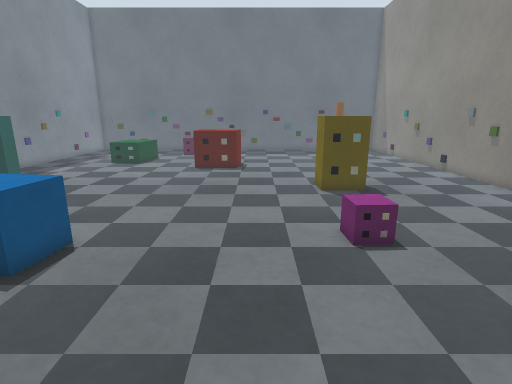
[1] (above)

21 first-person views from a walk through a Gazebo world. The camera is 0.36 m above the floor, tilts 14° down and sees 80° across. The floor is counted in squares, 0.1 m on a side. Each view is taken from the middle of a square. On the plan, view 1 faces up. The plan holds only what a view shows up to about 20 squares ahead; the rest is blank. Robots are left out.

[2]
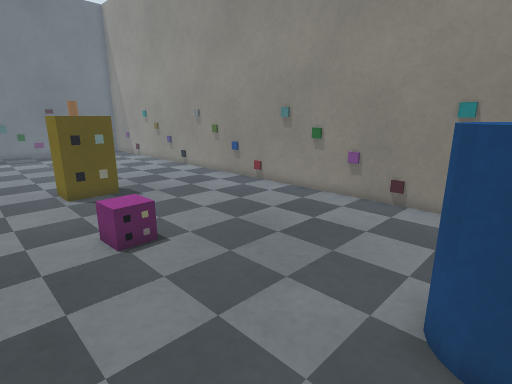

[3]
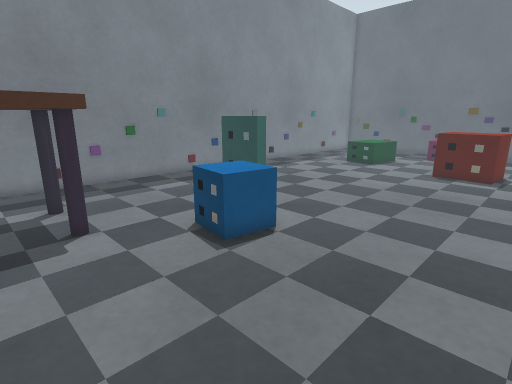

[4]
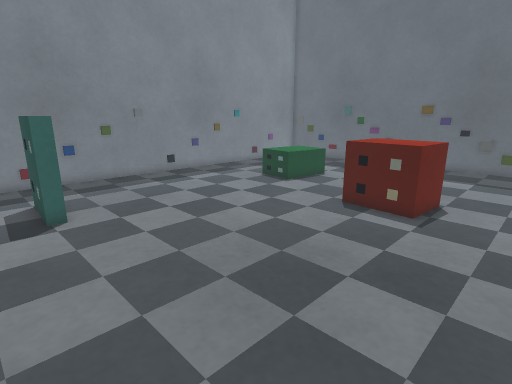

[5]
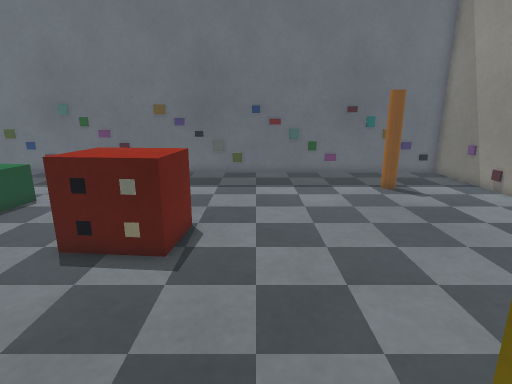

[6]
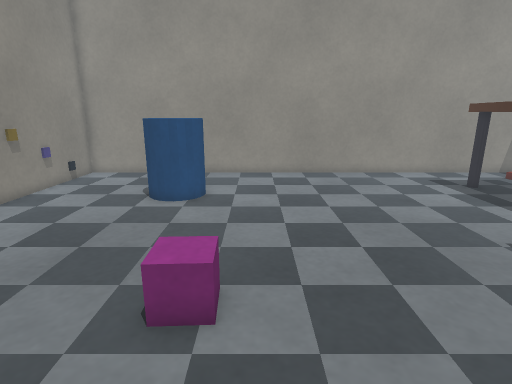

[7]
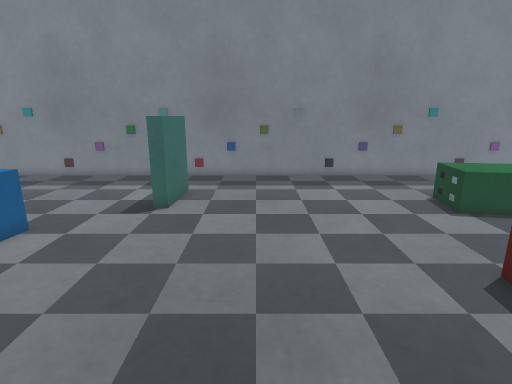

[8]
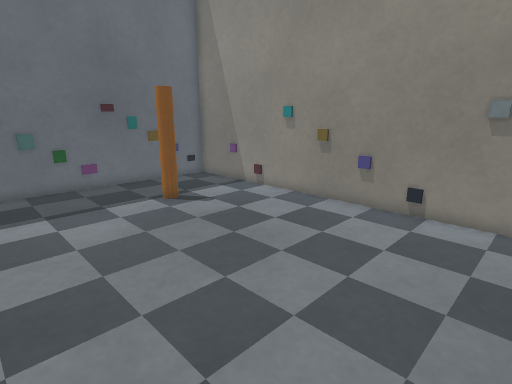

[9]
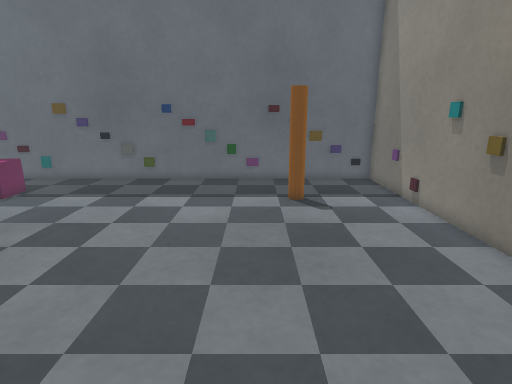

[10]
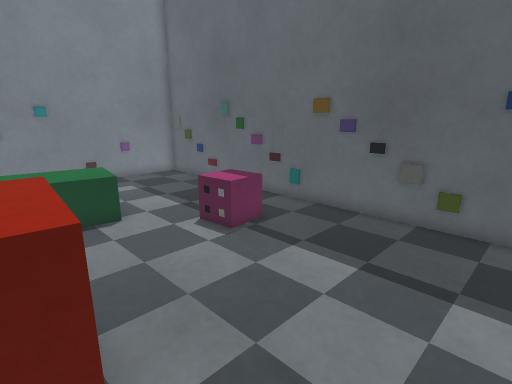

[11]
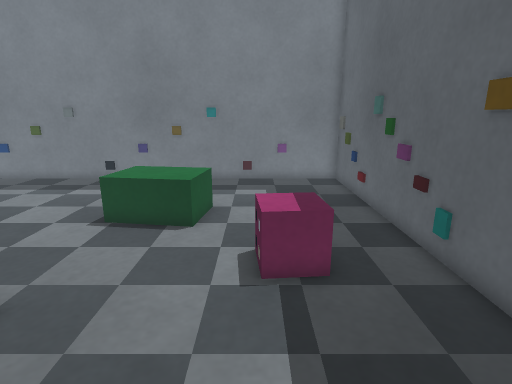

[12]
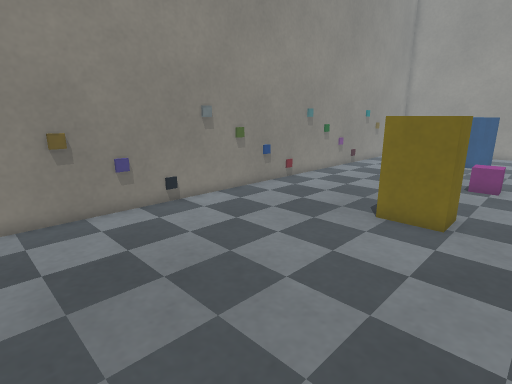

[13]
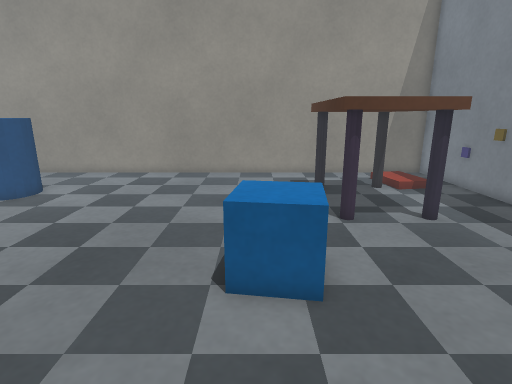

[14]
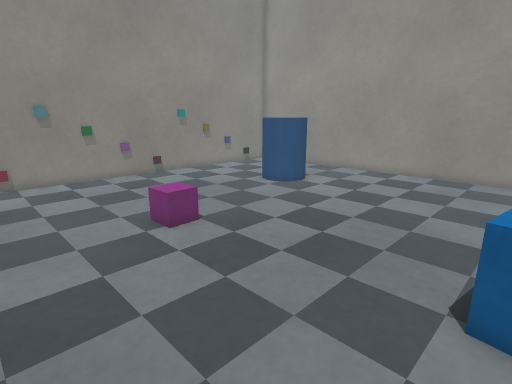

[15]
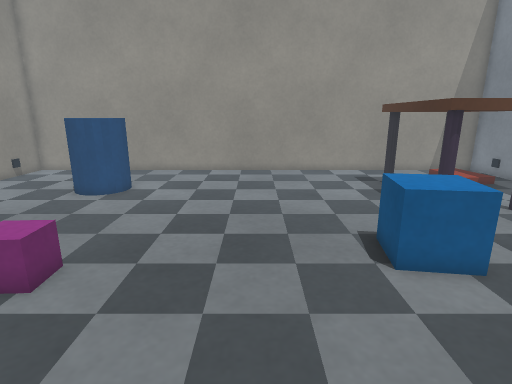

[16]
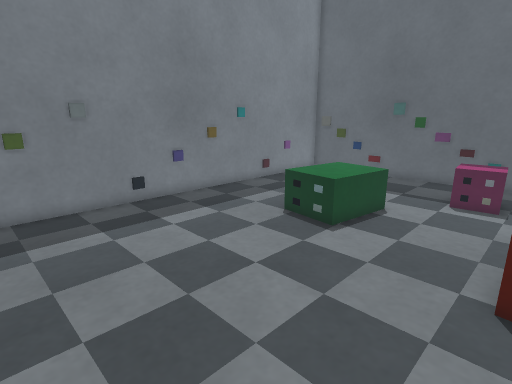

[17]
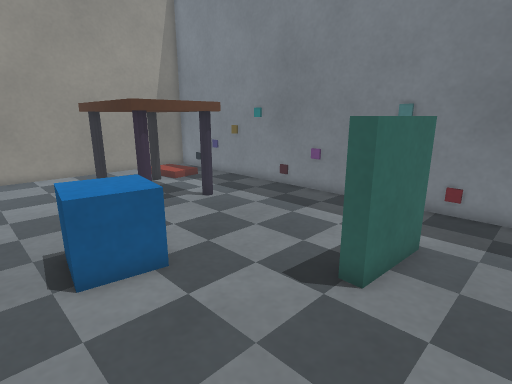

[18]
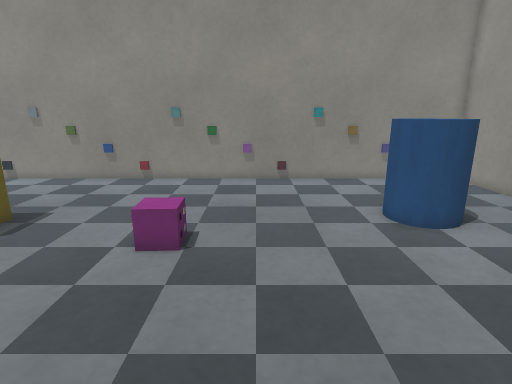

[19]
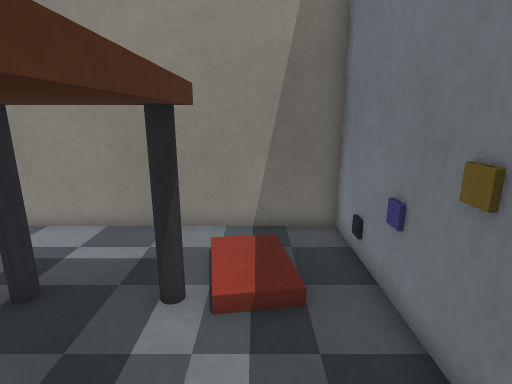

[20]
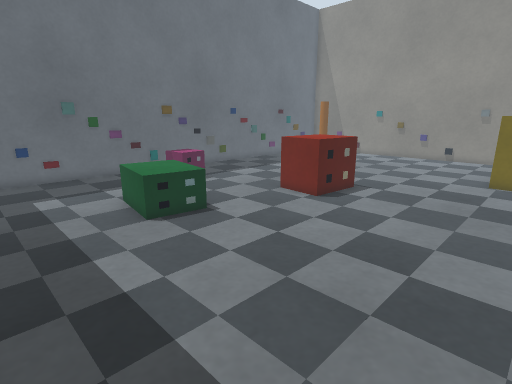

[21]
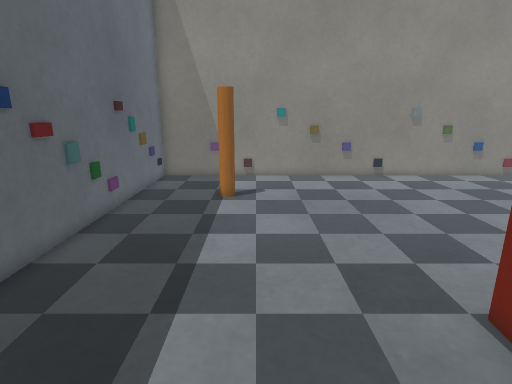

### Floor plan
Key: @ floor where view 1 was taken; # wall or solid block; . main floor; : floor 0.05 m higher than the main floor; / step, stairs or slope; B grey box; R red box; C cyan box; A barrel; T thing the floor can be seen under or through; G green box; M magenta box; W brown box; L blue box; P orange pole; E crate; O other object.
Columns run from 17 left of view 1 to 13 right of it. Each row starts with its distance up from view 1.
 34 #OO#OOOOM#RCWLO#BGLRC#GOOOO#OO#
 33 #.............................#
 32 #.............................#
 31 O.............................O
 30 O.........EE..................O
 29 O.........EE.............P....O
 28 O.............................O
 27 O.....OOO.....................C
 26 O.....OOO.....................C
 25 O.....OOO.....................W
 24 O.....OOO....OOO..............W
 23 O............OOOO.............L
 22 O............OOO..............L
 21 O.............................L
 20 O.............................L
 19 B.............................B
 18 B.............................B
 17 G.............................O
 16 G...................OOO.......O
 15 O...................OOO.......O
 14 O.............................O
 13 R.............................O
 12 R...OOOO......................O
 11 C.............................O
 10 C.............................O
  9 O...................OO........O
  8 O.........OO........OO........O
  7 O.........OO..................O
  6 O.............................O
  5 O.............................R
  4 O...###TT.....................R
  3 O...#T TT.....................C
  2 O...#   T.....................C
  1 W...#   T.............AA......O
  0 W...#   T........@....AAA.....O
 -1 L.//## TT.............A  .....O
 -2 L./:## TT............... .....O
 -3 L./:/.........................O
 -4 L..//.........................O
 -5 #.............................#
 -6 ###############################

Positions as (right, up) in squares from view 1, and headings:
1: (0, 0), facing up
2: (0, 0), facing up-right
3: (1, 1), facing up-left
4: (2, 10), facing up-left
5: (1, 14), facing up
6: (2, 14), facing down
7: (2, 16), facing left
8: (1, 17), facing up-right
9: (6, 16), facing up
10: (2, 23), facing up-left
11: (1, 29), facing left
12: (1, 27), facing down-right
13: (-6, 14), facing down
14: (-6, 14), facing down-right
15: (-2, 15), facing down
16: (-4, 15), facing up-left
17: (-4, 15), facing down-left
18: (-5, 6), facing right
19: (-14, 4), facing down
20: (-16, 14), facing up-right
21: (-6, 28), facing right
